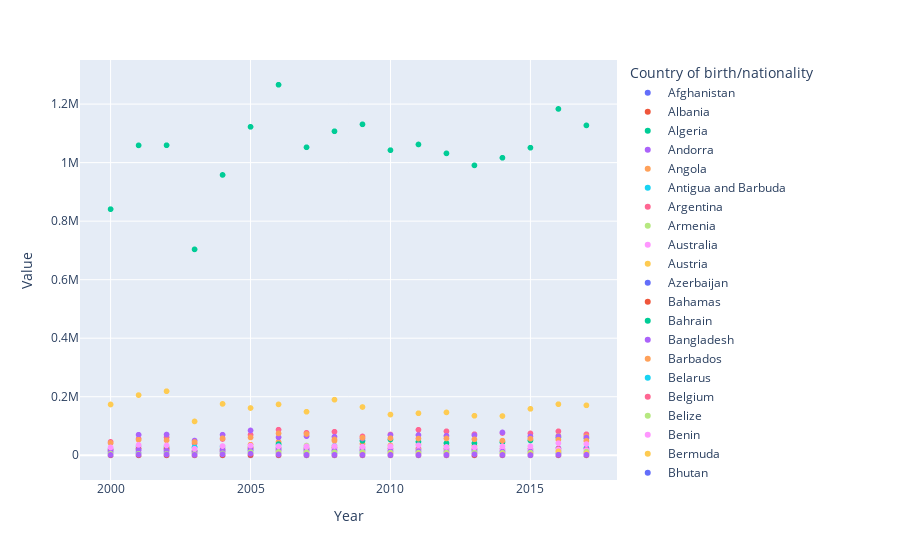

The code cell stored with this chart in its notebook:
### Code cell
df_china_new1 = df_china_new[df_china_new['Country of birth/nationality']!='Total']
px.scatter(df_china_new1, y='Value', x='Year', hover_data=['Country of birth/nationality'],
           color='Country of birth/nationality')
